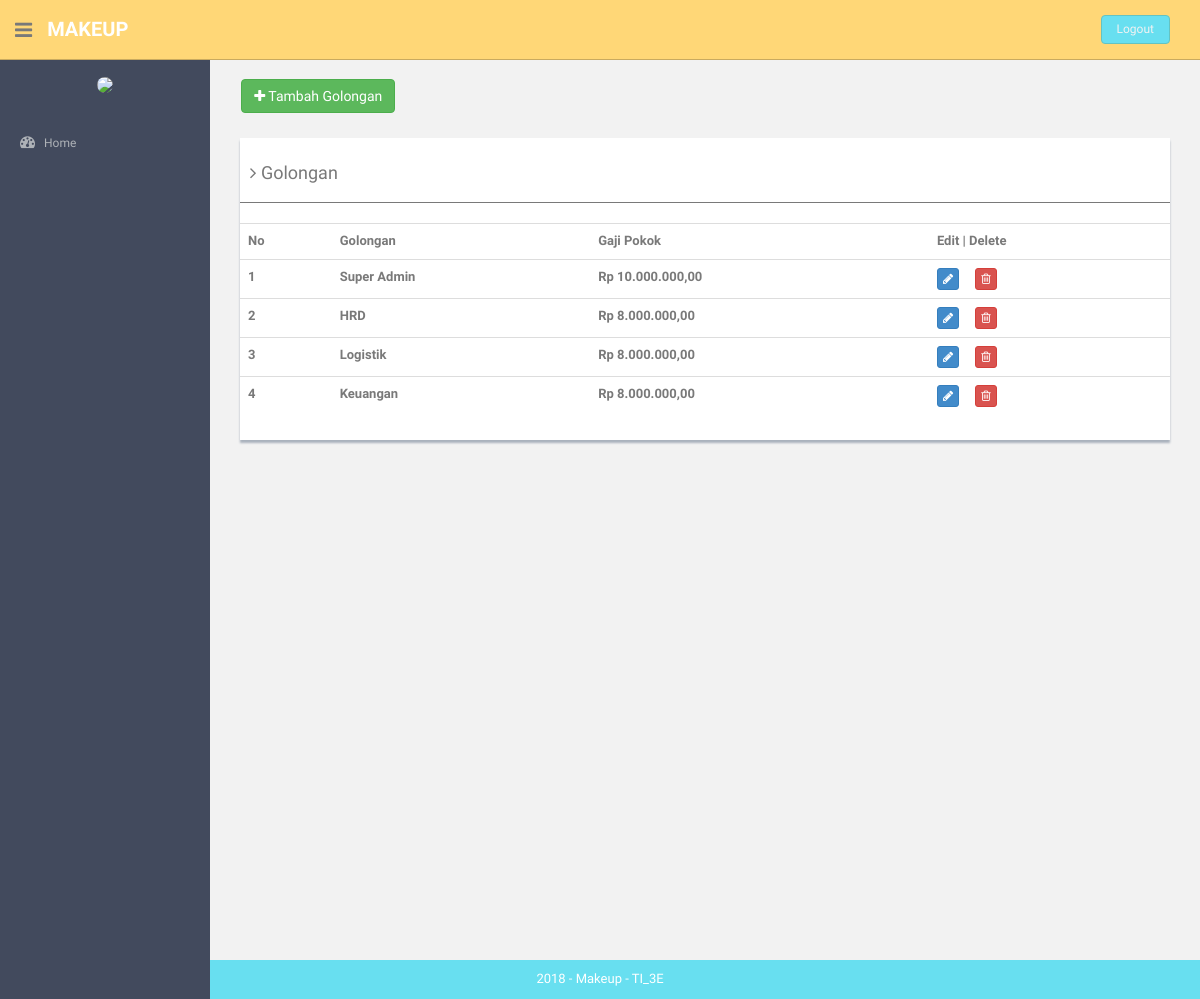
Page /index.php/golongan on the earlier database version.
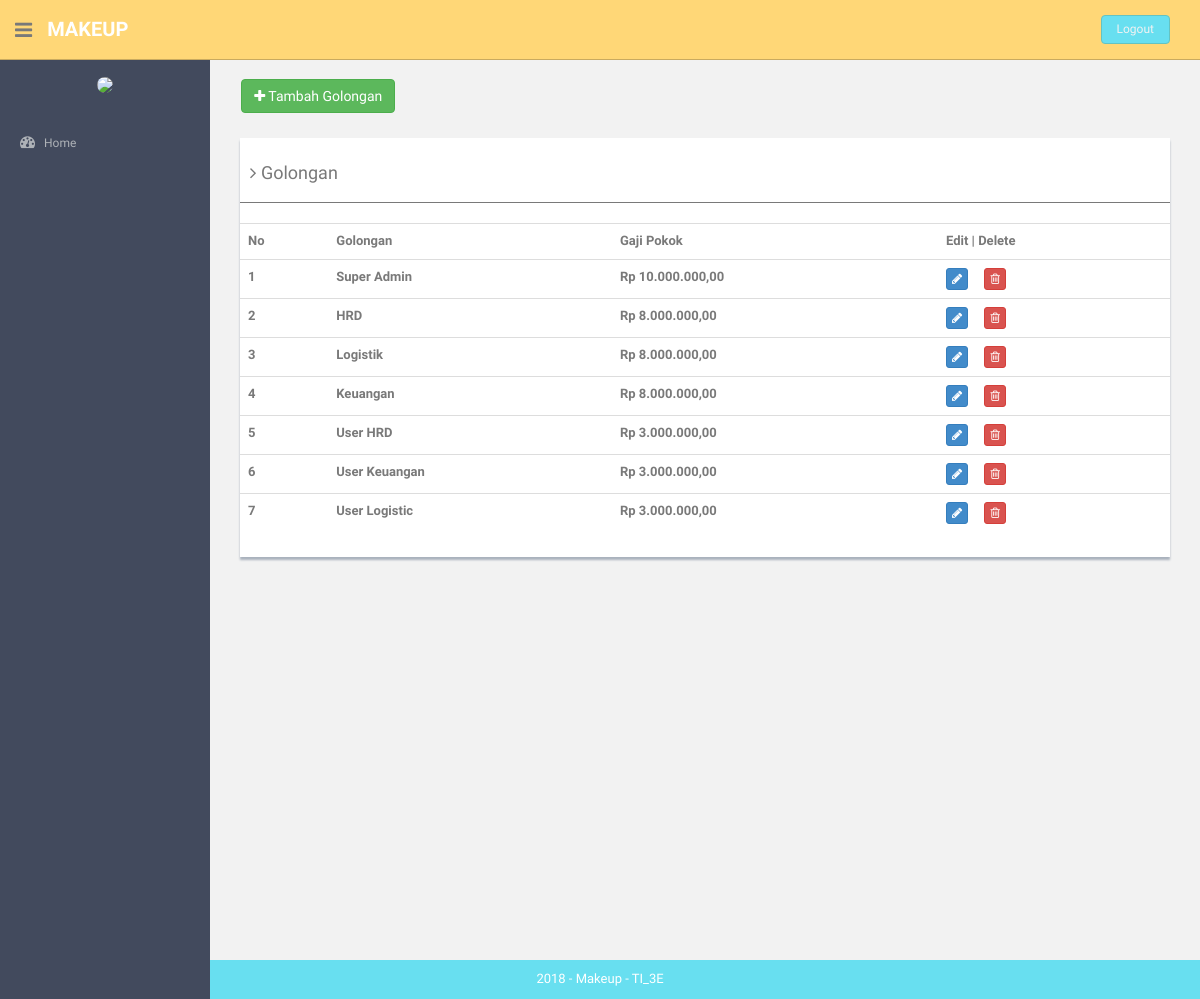
Same page on the later database version.
### tables this page shows
CREATE TABLE `golongan` (
  `id_gol` int(11) NOT NULL,
  `nama_gol` varchar(15) NOT NULL,
  `gaji_pokok` int(11) NOT NULL
);

### application/controllers/Golongan.php (called while the page is built, shortened)
<?php
class Golongan extends CI_Controller {
	public function __construct()
	{
		$this->load->helper('url','form');
		$this->load->library('form_validation');
		$this->load->model('golongan_model');
		$this->load->helper('html');
		$this->load->library('image_lib');
	}
	public function index()
	{
		$object['gol']=$this->golongan_model->getDataGolongan();
		$cek['status'] = array(
        		'home'=>'',
        		'hrd'=>'active',
        		'keuangan'=>'',
        		'produk'=>'',
        		'pembelian'=>'',
        		'pemasukan'=>'',
        		'pengeluaran'=>'',
        		'utang'=>'',
        		'cash_flow'=>'',
        		'pemesanan'=>'',
                'pembayaran'=>'',
        		'neraca'=>'',
        		'admin'=>'',
        		'gaji'=>'',
        		'golongan'=>'active',
        		'absensi'=>'',
        		'user'=>'',
        		'barang'=>'',
        		'supplier'=>'',
        		'kategori'=>'',
        		);
				$this->load->view('component/header',$cek);
				$this->load->view('golongan',$object);
				$this->load->view('component/footer');
	}
}

### index.php (called while the page is built, shortened)
<?php
require_once BASEPATH.'core/CodeIgniter.php';

### application/models/Golongan_model.php (called while the page is built, shortened)
<?php
class Golongan_model extends CI_Model {
	public function getDataGolongan()
	{
		$query = $this->db->get('golongan');
		return $query->result();
	}
}

### application/views/golongan.php (the view)
<?php
function rupiah($angka){
  $hasil_rupiah = "Rp " . number_format($angka,2,',','.');
  return $hasil_rupiah;
}
?>
<section id="main-content">
  <section class="wrapper site-min-height">
    <br>&nbsp;&nbsp;&nbsp;&nbsp;
    <a href="<?php echo base_url('index.php/golongan/form_golongan'); ?>"><button type="button" class="btn btn-success "><i class="fa fa-plus"> </i> Tambah Golongan</button></a>
    <br>
    <div class="col-md-12 mt">
      <div class="content-panel">
        <table class="table table-hover">
          <h4><i class="fa fa-angle-right"></i> Golongan</h4>
          <hr>
          <tbody>
            <tr>
              <th>No</th>
              <th>Golongan</th>
              <th>Gaji Pokok</th>
              <th align="center">Edit | Delete</th>
            </tr>
            <?php
            $no=1;
            foreach ($gol as $key): ?>
            <tr>
              <th><?php echo $no++ ?></th>
              <th><?php echo $key->nama_gol ?></th>
              <th><?php echo rupiah($key->gaji_pokok) ?></th>
              <td>
                <a class="btn btn-primary btn-xs" href="<?php echo base_url('index.php/golongan/update'); ?>/<?php echo $key->id_gol ?>">
                  <i class="fa fa-pencil"></i>
                </a>&nbsp;&nbsp;&nbsp;&nbsp;
                <a class="btn btn-danger btn-xs" href="<?php echo base_url('index.php/golongan/delete'); ?>/<?php echo $key->id_gol ?>">
                  <i class="fa fa-trash-o"></i>
                </a>
              </td>
            </tr>
            <?php endforeach; ?>
          </tbody>
        </table>
      </div>
      </div>
    </section>
    </section>

Differences in the rows shown:
added golongan: nama_gol "User HRD", gaji_pokok "Rp 3.000.000,00"
added golongan: nama_gol "User Keuangan", gaji_pokok "Rp 3.000.000,00"
added golongan: nama_gol "User Logistic", gaji_pokok "Rp 3.000.000,00"
